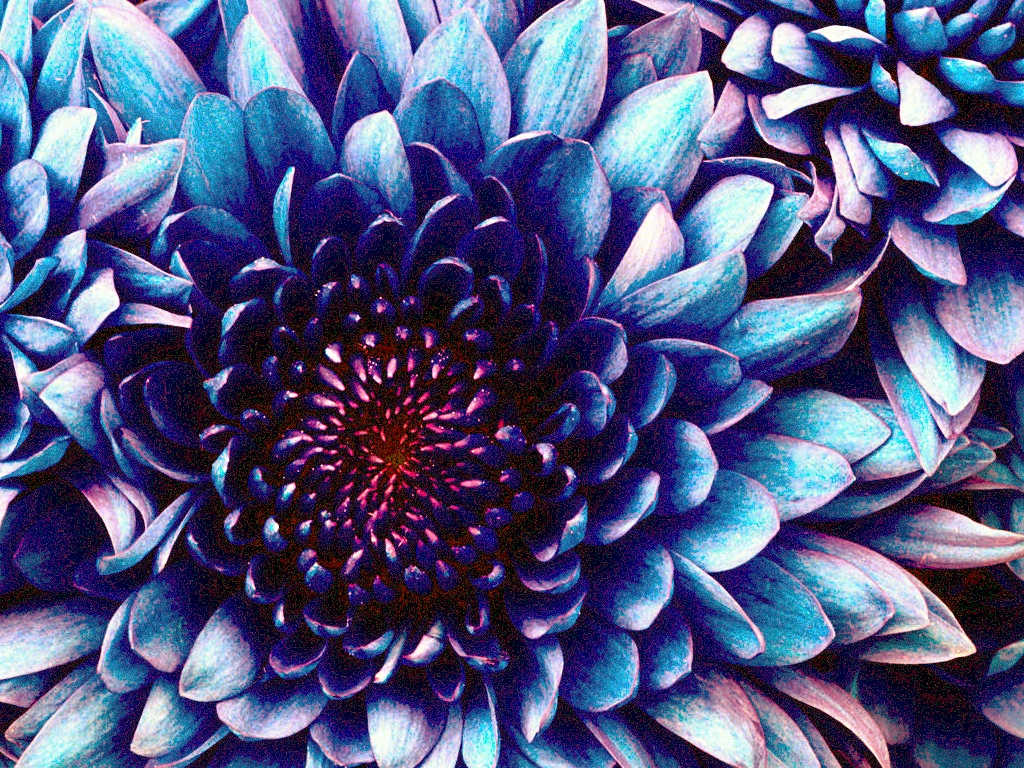
#> input picture 实验三/result.jpg, 1024 x 768 px
$ python '直方图.py'
#> lines starting #> are read from the running program, lines starting #| are printed output that depends on the picture
#!/usr/bin/env python3
# -*- coding: utf-8 -*-
"""
Created on Tue Nov 24 22:00:37 2020
画直方图
@author: hou
"""
import matplotlib.image as mpimg # mpimg 用于读取图片
from PIL import Image
import numpy as np
import matplotlib.pyplot as plt
import cv2

img=Image.open('result.jpg')
#> img is the input picture: PIL image 1024x768 RGB; mean R, G, B 80.8, 86.3, 130.4
r,g,b=img.split()
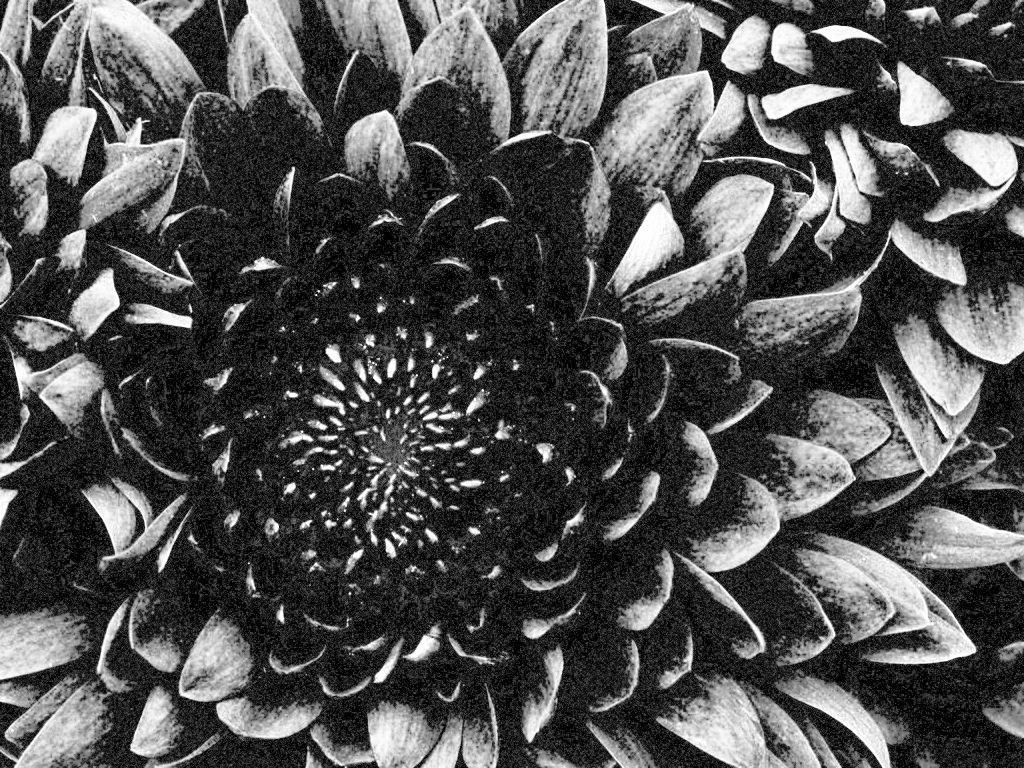
#> r: PIL image 1024x768 L; min 0, max 255, mean 80.8
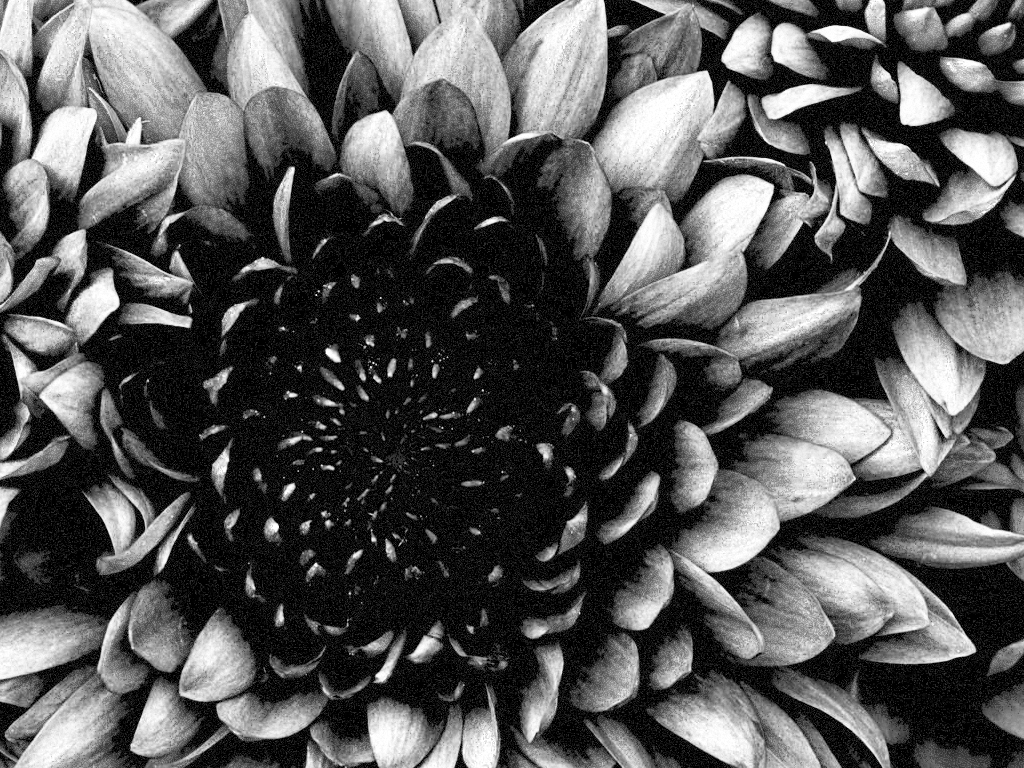
#> g: PIL image 1024x768 L; min 0, max 255, mean 86.3
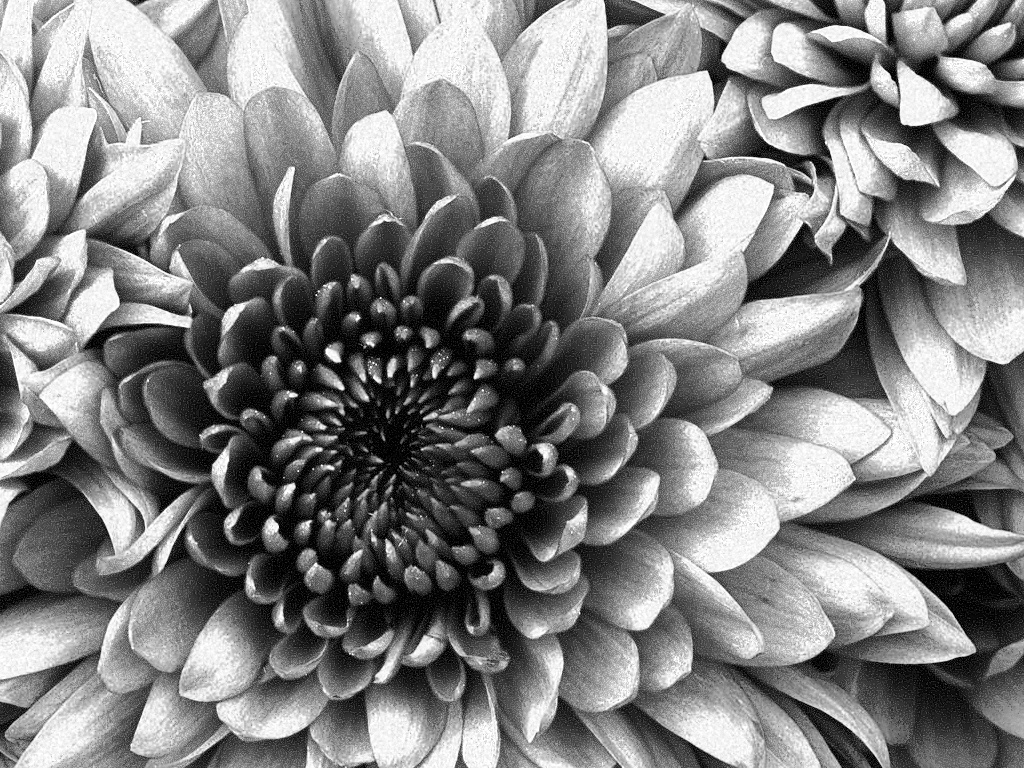
#> b: PIL image 1024x768 L; min 0, max 255, mean 130.4

plt.figure("lena")

ar=np.array(r).flatten()
plt.hist(ar, bins=256,facecolor='r',edgecolor='r')
ag=np.array(g).flatten()
plt.hist(ag, bins=256, facecolor='g',edgecolor='g')
ab=np.array(b).flatten()
plt.hist(ab, bins=256, facecolor='b',edgecolor='b')
plt.show()
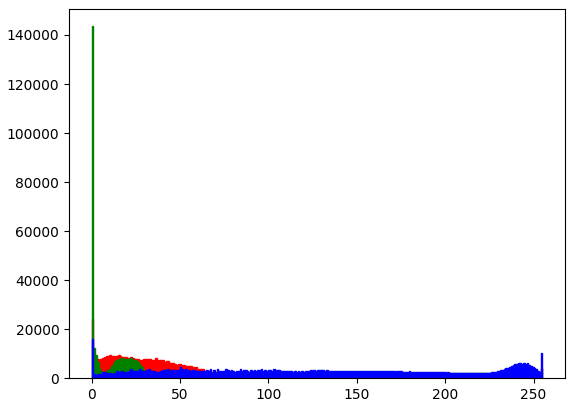
#> figure drawn by matplotlib, 1 panel; tallest bar 24119 high, from x = 0 to 0.996; tallest bar 143586 high, from x = 0 to 0.996; tallest bar 15855 high, from x = 0 to 0.996
